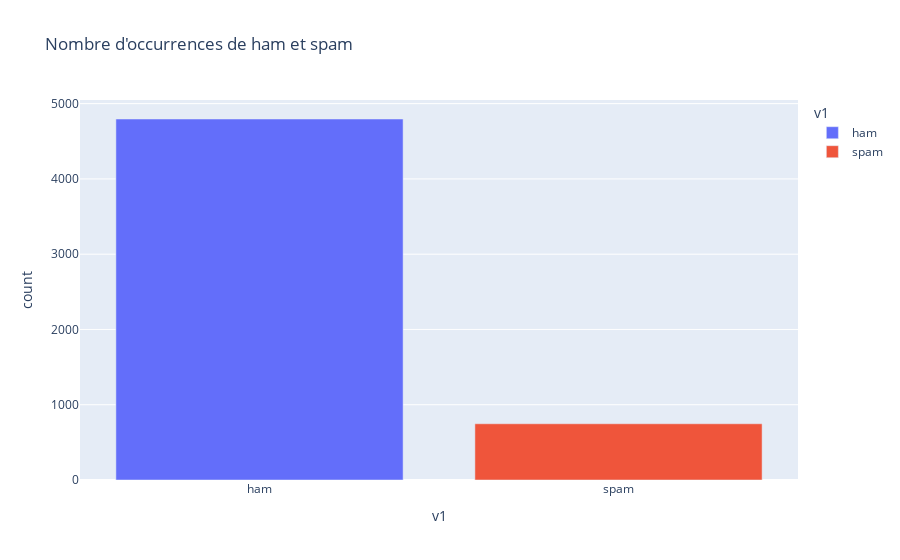

Notebook code cell kept with this figure:
### Code cell
fig = px.bar(df_sum, x='v1', y='count', title='Nombre d\'occurrences de ham et spam', color='v1')

fig.show()

### Figure 1 — Plotly figure (JSON) as saved in the notebook; plotly's stock layout.template omitted (floating-point values rounded to 4 significant figures)
{"data": [{"hovertemplate": "v1=%{x}<br>count=%{y}<extra></extra>", "legendgroup": "ham", "marker": {"color": "#636efa", "pattern": {"shape": ""}}, "name": "ham", "orientation": "v", "showlegend": true, "textposition": "auto", "type": "bar", "x": ["ham"], "xaxis": "x", "y": [4796], "yaxis": "y"}, {"hovertemplate": "v1=%{x}<br>count=%{y}<extra></extra>", "legendgroup": "spam", "marker": {"color": "#EF553B", "pattern": {"shape": ""}}, "name": "spam", "orientation": "v", "showlegend": true, "textposition": "auto", "type": "bar", "x": ["spam"], "xaxis": "x", "y": [747], "yaxis": "y"}], "layout": {"barmode": "relative", "legend": {"title": {"text": "v1"}, "tracegroupgap": 0}, "title": {"text": "Nombre d'occurrences de ham et spam"}, "xaxis": {"anchor": "y", "categoryarray": ["ham", "spam"], "categoryorder": "array", "domain": [0, 1], "title": {"text": "v1"}}, "yaxis": {"anchor": "x", "domain": [0, 1], "title": {"text": "count"}}}}
